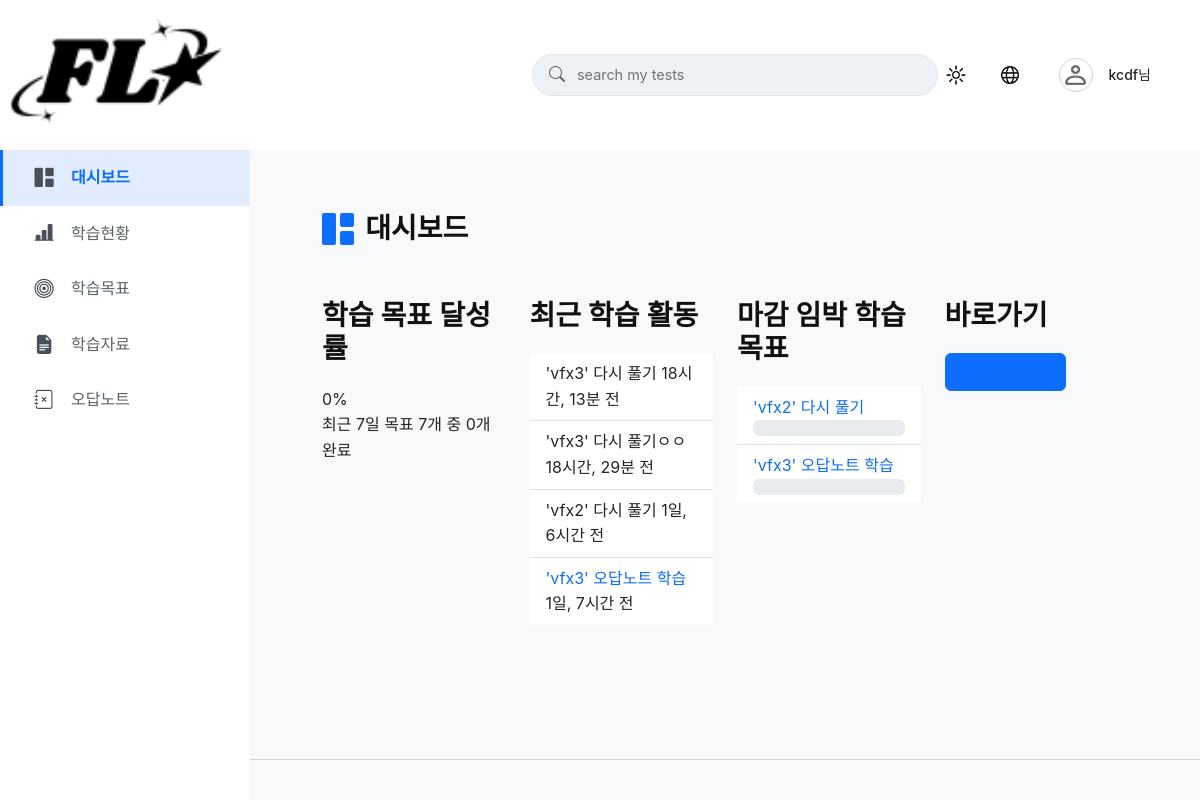
Before: /flo_my/mypage/dashboard/ (signed in) with the older database file.
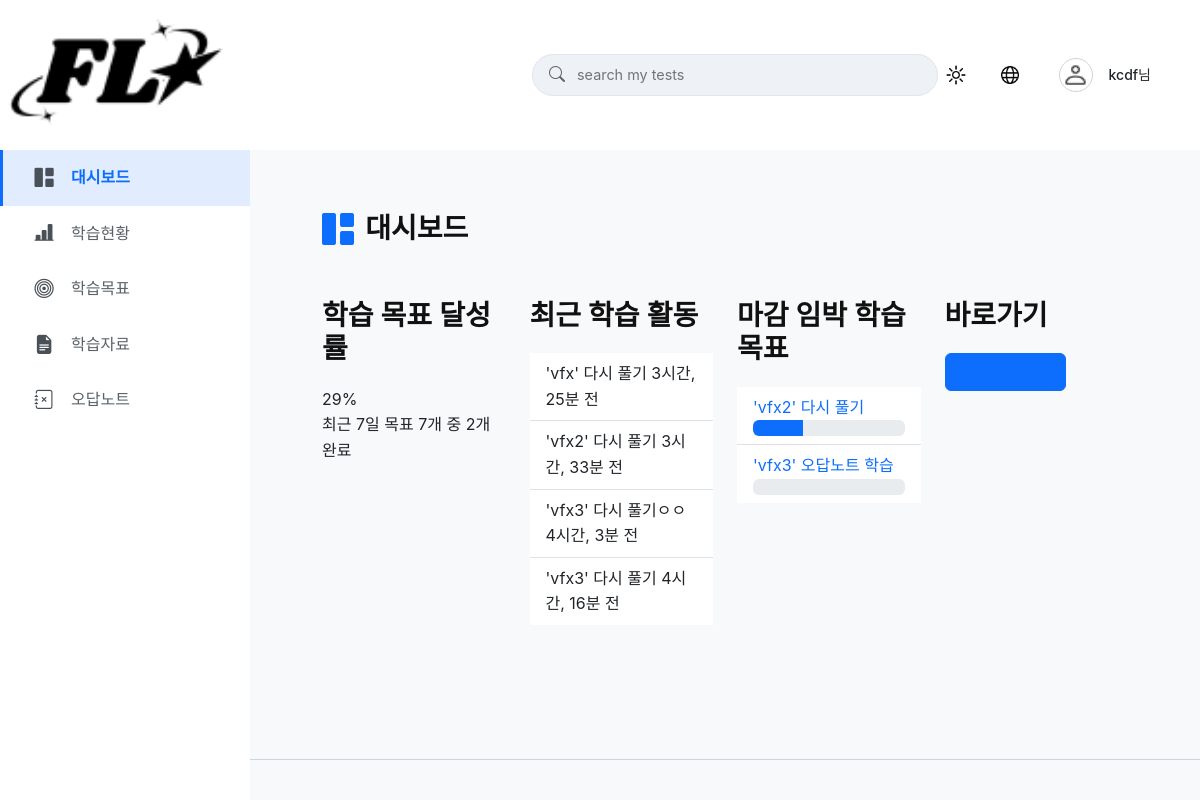
After: the same page with the newer database file.
### flo_my/models.py (models this page shows, shortened)
class LearningGoal(models.Model):
    GOAL_TYPE_CHOICES = [
        ('TEST_RETAKE', '시험 다시 풀기'),
        ('INCORRECT_ANSWERS_RETAKE', '오답만 다시 풀기')
    ]
    user = models.ForeignKey(settings.AUTH_USER_MODEL, on_delete=models.CASCADE, related_name='learning_goals', verbose_name="사용자")
    title = models.CharField(max_length=255, verbose_name="학습 목표 제목")
    goal_type = models.CharField(max_length=30, choices=GOAL_TYPE_CHOICES, verbose_name="목표 유형")
    target_test_set = models.ForeignKey(
        ExamDocument,
        null=True,
        blank=True,
        on_delete=models.SET_NULL,
        related_name='learning_goals_for_test_retake',
        verbose_name="대상 시험 (전체 다시 풀기)"
    )
    target_attempt_for_incorrect_notes = models.ForeignKey(
        UserExamSession,
        null=True,
        blank=True,
        on_delete=models.SET_NULL,
        related_name='learning_goals_for_incorrect_retake',
        verbose_name="오답노트 대상 응시기록"
    )
    target_repetition_count = models.PositiveIntegerField(default=1, verbose_name="목표 반복 학습 횟수")
    current_repetition_count = models.PositiveIntegerField(default=0, verbose_name="현재 완료 횟수")
    due_date = models.DateField(verbose_name="학습 마감일")
    is_important = models.BooleanField(default=False, verbose_name="중요 목표 여부")
    is_completed = models.BooleanField(default=False, verbose_name="목표 달성 여부")
    created_at = models.DateTimeField(auto_now_add=True, verbose_name="생성일")
    updated_at = models.DateTimeField(auto_now=True, verbose_name="수정일")
    @property
    def achievement_rate(self):
        if self.target_repetition_count > 0:
            return min(int((self.current_repetition_count / self.target_repetition_count) * 100), 100)
        return 0
    class Meta:
        verbose_name = "학습 목표"
        verbose_name_plural = "학습 목표 목록"
        ordering = ['-is_important', 'due_date', '-created_at']

### flo_my/views.py (the view)
# urls.py: path('mypage/dashboard/', views.mypage_dashboard_view, name='mypage_dashboard'),
@login_required
def mypage_dashboard_view(request):
    user = request.user
    today = timezone.now().date()
    seven_days_ago = today - timedelta(days=6)
    three_days_later = today + timedelta(days=3)
    context = {
        'mypage_nav_active': 'dashboard',
    }
    goals_in_week = LearningGoal.objects.filter(user=user, created_at__date__range=[seven_days_ago, today])
    total_goals_count = goals_in_week.count()
    completed_goals_count = goals_in_week.filter(is_completed=True).count()
    context['achievement_rate'] = round((completed_goals_count / total_goals_count) * 100) if total_goals_count > 0 else 0
    context['total_goals_count'] = total_goals_count
    context['completed_goals_count'] = completed_goals_count
    context['recent_learning_activities'] = LearningGoal.objects.filter(user=user).order_by('-updated_at')[:4]
    context['imminent_goals'] = LearningGoal.objects.filter(
        user=user,
        is_completed=False,
        due_date__range=[today, three_days_later]
    ).order_by('due_date')[:2]
    return render(request, 'flo_my/mypage/mypage_dashboard.html', context)

### flo/models.py (called while the page is built)
    @property
    def get_display_name(self):
        return self.nickname if self.nickname else self.user.username

    @property
    def get_profile_image_url(self):
        if self.profile_image and self.profile_image.name:
            return self.profile_image.url # 사용자가 업로드한 이미지
        return settings.STATIC_URL + 'flo/images/icons/profile/default_profile_light.png'

    @property
    def has_custom_profile_image(self):
        return bool(self.profile_image and self.profile_image.name)

### flo_my/templates/flo_my/mypage/mypage_dashboard.html (shortened to what this page needs)
{% extends "flo_my/mypage_base.html" %}
{% load static i18n %}
{% block mypage_content %}
    <div class="page-title-container mb-4">
        <i class="bi bi-grid-1x2-fill page-title-icon"></i>
        <h2 class="page-main-title">{% translate "대시보드" %}</h2>
    </div>
    <div class="row row-cols-1 row-cols-md-2 row-cols-xl-4 dashboard-row g-4">
        <div class="col dashboard-col">
            <div class="dashboard-card">
                <h3 class="dashboard-card-title">{% translate "학습 목표 달성률" %}</h3>
                <div class="card-content achievement-visual">
                    <div class="percentage-text">{{ achievement_rate }}%</div>
                    <div class="subtext">
                    </div>
                </div>
            </div>
        </div>
        <div class="col dashboard-col">
            <div class="dashboard-card">
                <h3 class="dashboard-card-title">{% translate "최근 학습 활동" %}</h3>
                <ul class="list-group list-group-flush">
                    {% for activity in recent_learning_activities %}
                    <li class="list-group-item">
                        <div class="list-item-header">
                            {% if activity.goal_type == 'TEST_RETAKE' and activity.target_test_set and activity.target_test_set.exam_document %}
                                <a href="{% url 'flo_exam:loading_page_entry' activity.target_test_set.exam_document.pk %}?retake=true" class="list-item-title" title="{{ activity.title }}">{{ activity.title }}</a>
                            {% elif activity.goal_type == 'INCORRECT_ANSWERS_RETAKE' and activity.target_attempt_for_incorrect_notes and activity.target_attempt_for_incorrect_notes.generated_exam and activity.target_attempt_for_incorrect_notes.generated_exam.exam_document %}
                                <a href="{% url 'flo_exam:mistake_note_page' activity.target_attempt_for_incorrect_notes.generated_exam.exam_document.pk %}" class="list-item-title" title="{{ activity.title }}">{{ activity.title }}</a>
                            {% else %}
                                <span class="list-item-title">{{ activity.title }}</span>
                            {% endif %}
                            <span class="list-item-meta">{{ activity.updated_at|timesince }} 전</span>
                        </div>
                    </li>
                    {% empty %}
                    <li class="list-group-item">{% translate "최근 활동 기록이 없습니다." %}</li>
                    {% endfor %}
                </ul>
            </div>
        </div>
        <div class="col dashboard-col">
            <div class="dashboard-card">
                <h3 class="dashboard-card-title">{% translate "마감 임박 학습 목표" %}</h3>
                 <ul class="list-group list-group-flush">
                     {% for goal in imminent_goals %}
                     <li class="list-group-item">
                         <a href="{% url 'flo_my:mypage_learning_goals' %}#goal-{{ goal.id }}" class="list-item-title" title="{{ goal.title }}">{{ goal.title }}</a>
                         <div class="progress w-100">
                             <div class="progress-bar" role="progressbar" style="width: {{ goal.achievement_rate }}%;"></div>
                         </div>
                     </li>
                     {% empty %}
                     <li class="list-group-item">{% translate "마감 임박 목표가 없습니다." %}</li>
                     {% endfor %}
                </ul>
            </div>
        </div>
        <div class="col dashboard-col">
            <div class="dashboard-card">
                <h3 class="dashboard-card-title">{% translate "바로가기" %}</h3>
                <div class="shortcut-buttons">
                    <a href="{% url 'flo_exam:upload_page' %}" class="btn btn-primary">{% translate "Test 생성하기" %}</a>
                </div>
            </div>
        </div>
    </div>
{% endblock %}

Changed rows visible on the page:
no longer on this page (row unchanged): LearningGoal: title "'vfx3' 오답노트 학습", updated_at "1일, 7시간", shown under "최근 학습 활동"
now on this page (row edited): LearningGoal: title "'vfx' 다시 풀기", updated_at "3시간, 25분", shown under "최근 학습 활동"
changed LearningGoal "'vfx2' 다시 풀기": updated_at "1일, 6시간" → "3시간, 33분"; current_repetition_count 0 → 1 (drawn); moves up the list
changed LearningGoal "'vfx3' 다시 풀기ㅇㅇ": updated_at "18시간, 29분" → "4시간, 3분"; moves down the list
changed LearningGoal "'vfx3' 다시 풀기": updated_at "18시간, 13분" → "4시간, 16분"
Other visible differences:
{{ achievement_rate }}: "0" → "29"
text no longer shown: "최근 7일 목표 7개 중 0개 완료"
text now shown: "최근 7일 목표 7개 중 2개 완료"
